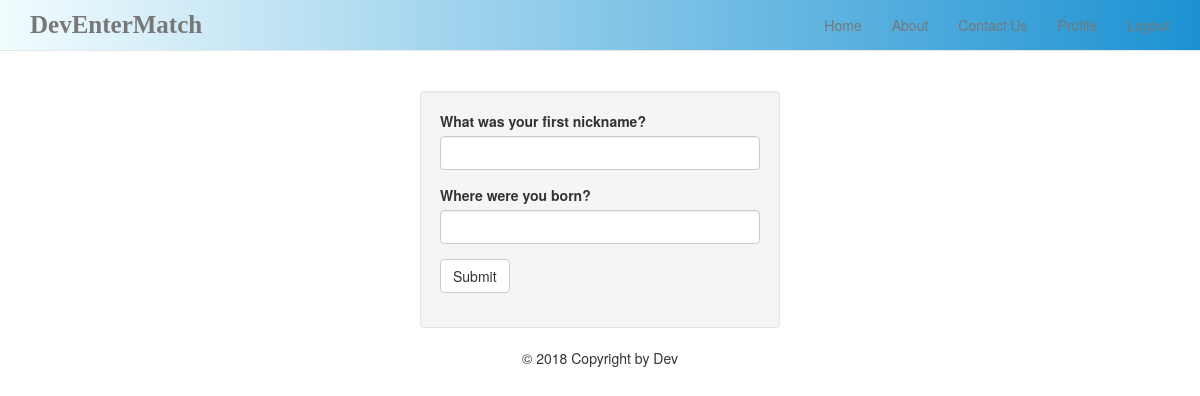
/question.php?id=12 (signed in), run on the app's committed database.
### tables this page shows
CREATE TABLE `securityqa` (
  `id` int(11) NOT NULL,
  `uid` int(11) NOT NULL,
  `question1` varchar(50) NOT NULL,
  `answer1` varchar(50) NOT NULL,
  `question2` varchar(50) NOT NULL,
  `answer2` varchar(50) NOT NULL
);

### question.php (the view, shortened to what this page needs)
<?php
	include 'layout/header.php';
	$id = $_GET['id'];
	$query = "SELECT * FROM securityqa where uid = '$id'";
	$result = mysqli_query($conn, $query);
	$row = mysqli_fetch_assoc($result);
?>
<div class="container">
	<div class="row">
		<div class="margin"></div>
		<form method="post" action="">
			<div class="col-md-4 col-md-offset-4">
				<div class="well">
					<div class="form-group">
						<label><?php echo $row['question1'] ?></label>
						<input type="text" name="ans1" class="form-control" required>
					</div>
					<div class="form-group">
						<label><?php echo $row['question2'] ?></label>
						<input type="text" name="ans2" class="form-control" required>
					</div>
					<div class="text form-group">
						<input type="submit" name="submit" value="Submit" class="btn btn-default">
					</div>
				</div>
			</div>
		</form>
	</div>
</div>
<?php
	include 'layout/footer.php';
?>

### css/style.css (style rules this page uses)
.well { padding-bottom: -7px !important; }

### layout/header.php (style rules this page uses)
.margin { height: 40px; }

### data on the page
securityqa: question1 "What was your first nickname?", question2 "Where were you born?"
